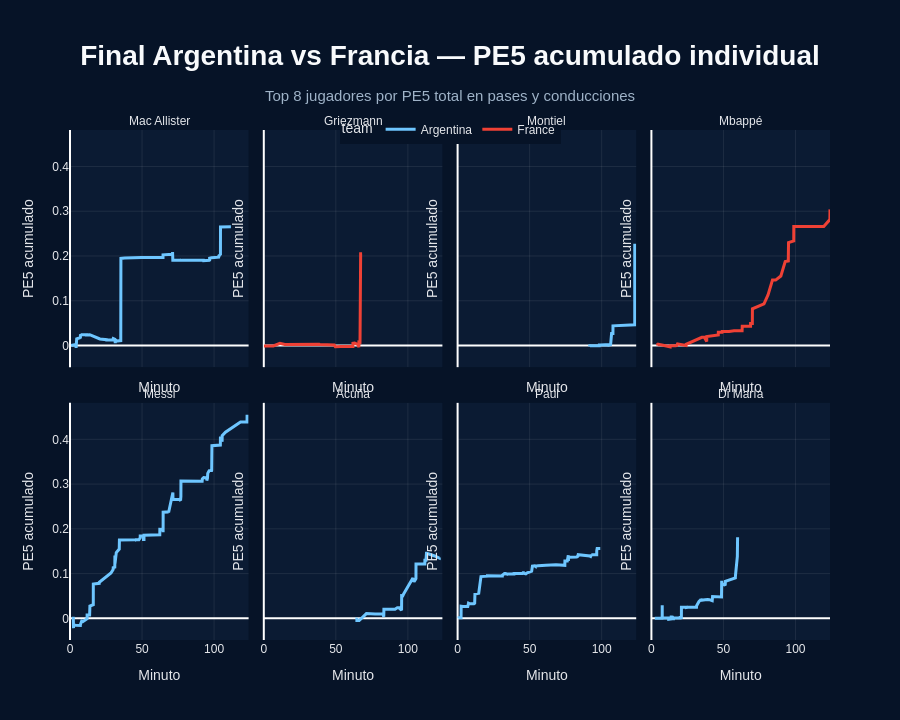

Notebook code for this chart:
### Code cell
df_player_line = df_final[
    df_final["team"].isin(["Argentina", "France"])
].copy()

df_player_line["second"] = df_player_line["second"].fillna(0)
df_player_line["minuto_juego"] = df_player_line["minute"] + df_player_line["second"] / 60
df_player_line["incremento_pe5"] = df_player_line["incremento_pe5"].fillna(0)
df_player_line["jugador_corto"] = df_player_line["player"].apply(nombre_corto_jugador)

top_players = (
    df_player_line
    .groupby(["player", "jugador_corto", "team"], as_index=False)
    .agg(pe5_total=("incremento_pe5", "sum"))
    .sort_values("pe5_total", ascending=False)
    .head(8))

df_player_line = df_player_line[
    df_player_line["player"].isin(top_players["player"])
].copy()

df_player_line = df_player_line.sort_values(["player", "minuto_juego"])

df_player_line["pe5_acumulado"] = (
    df_player_line
    .groupby("player")["incremento_pe5"]
    .cumsum())

colores_equipo = {
    "Argentina": "#6EC6FF",
    "France": "#EF4135"}

fig = px.line(
    df_player_line,
    x="minuto_juego",
    y="pe5_acumulado",
    facet_col="jugador_corto",
    facet_col_wrap=4,
    color="team",
    color_discrete_map=colores_equipo,
    title="Final Argentina vs Francia — PE5 acumulado individual")

fig.update_traces(line=dict(width=3))

fig.update_layout(
    title=dict(
        text="<b>Final Argentina vs Francia — PE5 acumulado individual</b><br>"
             "<span style='font-size:15px;color:#9FB3C8'>Top 8 jugadores por PE5 total en pases y conducciones</span>",
        x=0.5,
        xanchor="center",
        font=dict(size=28, color="#F8FAFC", family="Outfit, Arial, sans-serif")),
    paper_bgcolor="#061327",
    plot_bgcolor="#0B1B33",
    font=dict(color="#E5E7EB", family="Outfit, Arial, sans-serif"),
    height=720,
    margin=dict(l=70, r=70, t=130, b=80),
    legend=dict(
        orientation="h",
        y=1.03,
        x=0.5,
        xanchor="center"))

fig.update_xaxes(title_text="Minuto", gridcolor="rgba(255,255,255,0.08)")
fig.update_yaxes(title_text="PE5 acumulado", gridcolor="rgba(255,255,255,0.08)")

fig.for_each_annotation(lambda a: a.update(text=a.text.split("=")[-1]))

fig.show()

### Figure 1 — Plotly figure (JSON) as saved in the notebook; plotly's stock layout.template omitted (floating-point values rounded to 4 significant figures)
{"data": [{"hovertemplate": "team=Argentina<br>jugador_corto=Mac Allister<br>minuto_juego=%{x}<br>pe5_acumulado=%{y}<extra></extra>", "legendgroup": "Argentina", "line": {"color": "#6EC6FF", "dash": "solid", "width": 3}, "marker": {"symbol": "circle"}, "mode": "lines", "name": "Argentina", "orientation": "v", "showlegend": true, "type": "scatter", "x": [0.8, 2.233, 3.1, 4.05, 4.067, 4.25, 4.65, 7.217, 7.217, 7.25, 7.367, 7.383, 11.32, 11.33, 13.7, 14.68, 14.7, 14.8, 14.82, 20.75, 24.3, 24.32, 25.3, 25.33, 29.72, 30.02, 30.02, 31.13, 31.15, 31.42, 31.42, 31.5, 31.53, 32.2, 32.22, 32.68, 33.02, 33.03, 35.23, 35.33, 37.37, 37.4, 37.83, 49.7, 50.42, 50.45, 50.5, 62.25, 62.32, 64.5, 64.55, 64.57, 64.67, 66.25, 68.33, 71.1, 71.13, 71.18, 71.25, 71.37, 76.9, 76.93, 77.28, 77.35, 90.32, 90.38, 92.63, 92.65, 92.68, 92.72, 96.37, 96.38, 96.9, 96.9, 98.22, 98.6, 98.63, 101.3, 103.1, 103.2, 103.3, 103.3, 104.1, 104.2, 104.2, 104.3, 104.3, 104.4, 104.4, 105.5, 105.5, 111.6, 111.7], "xaxis": "x5", "y": [0.0, 0.001846, 0.001498, 0.001498, -0.002004, -0.00539, 0.01491, 0.01785, 0.01589, 0.02506, 0.01639, 0.02414, 0.02414, 0.02356, 0.02413, 0.02413, 0.02368, 0.02368, 0.02285, 0.01455, 0.01449, 0.01307, 0.01307, 0.01227, 0.0124, 0.01559, 0.01559, 0.01502, 0.01388, 0.005215, 0.005215, 0.005215, 0.01125, 0.01125, 0.01012, 0.01012, 0.01018, 0.01018, 0.01101, 0.1946, 0.196, 0.1954, 0.1954, 0.1968, 0.1968, 0.1973, 0.197, 0.1969, 0.1968, 0.1968, 0.1968, 0.2026, 0.2026, 0.2026, 0.203, 0.203, 0.2036, 0.2088, 0.1932, 0.1906, 0.1906, 0.1906, 0.1917, 0.1906, 0.1903, 0.1906, 0.1906, 0.1894, 0.1902, 0.1894, 0.1904, 0.1912, 0.1886, 0.1949, 0.196, 0.196, 0.1966, 0.1976, 0.1972, 0.1974, 0.2003, 0.2003, 0.201, 0.201, 0.2027, 0.2027, 0.2016, 0.2016, 0.265, 0.265, 0.2641, 0.2647, 0.2651], "yaxis": "y5"}, {"hovertemplate": "team=Argentina<br>jugador_corto=Montiel<br>minuto_juego=%{x}<br>pe5_acumulado=%{y}<extra></extra>", "legendgroup": "Argentina", "line": {"color": "#6EC6FF", "dash": "solid", "width": 3}, "marker": {"symbol": "circle"}, "mode": "lines", "name": "Argentina", "orientation": "v", "showlegend": false, "type": "scatter", "x": [91.25, 91.62, 91.8, 91.82, 98.35, 98.37, 99.13, 101.1, 102.5, 105.1, 105.1, 106.2, 106.2, 106.9, 107.8, 107.8, 118.1, 123.0, 123.0], "xaxis": "x7", "y": [0.001678, 0.0, -0.0008602, -0.0002683, -0.0002683, 0.0008689, 0.0008689, 0.001765, 0.001765, 0.001889, 0.001063, 0.001063, 0.002029, 0.02673, 0.02673, 0.04386, 0.04619, 0.04619, 0.2271], "yaxis": "y7"}, {"hovertemplate": "team=Argentina<br>jugador_corto=Messi<br>minuto_juego=%{x}<br>pe5_acumulado=%{y}<extra></extra>", "legendgroup": "Argentina", "line": {"color": "#6EC6FF", "dash": "solid", "width": 3}, "marker": {"symbol": "circle"}, "mode": "lines", "name": "Argentina", "orientation": "v", "showlegend": false, "type": "scatter", "x": [2.267, 2.267, 2.433, 2.45, 3.867, 3.867, 7.167, 7.183, 8.45, 8.517, 11.87, 11.88, 13.62, 13.82, 16.17, 16.18, 20.28, 20.33, 28.43, 29.93, 30.0, 31.0, 31.08, 31.12, 31.17, 31.23, 32.12, 34.13, 34.18, 34.3, 35.25, 35.25, 37.43, 39.18, 39.23, 44.92, 44.97, 45.0, 45.48, 45.53, 47.83, 48.73, 48.75, 50.2, 50.98, 51.0, 51.35, 51.37, 58.13, 59.83, 62.32, 62.35, 64.4, 64.43, 64.62, 64.65, 68.4, 68.43, 71.4, 71.48, 76.07, 76.07, 76.73, 76.78, 76.8, 76.97, 77.0, 77.63, 82.45, 83.85, 91.72, 91.83, 91.83, 92.8, 94.12, 94.92, 94.95, 95.4, 95.58, 96.58, 96.87, 96.88, 98.28, 98.33, 98.5, 98.52, 104.3, 104.4, 104.4, 104.4, 105.2, 105.6, 105.6, 107.9, 107.9, 118.3, 122.9, 122.9], "xaxis": "x", "y": [0.003714, 0.003714, -0.02186, -0.01436, -0.01525, -0.01525, -0.01582, -0.01453, -0.003123, -0.007897, -0.0008108, 0.007602, 0.007602, 0.02741, 0.03041, 0.07673, 0.07824, 0.08068, 0.1012, 0.1093, 0.1133, 0.1145, 0.1145, 0.1231, 0.1404, 0.1223, 0.1471, 0.153, 0.1547, 0.175, 0.1751, 0.1751, 0.176, 0.176, 0.1761, 0.1761, 0.1755, 0.1739, 0.1749, 0.1754, 0.1754, 0.18, 0.1841, 0.1846, 0.1846, 0.1759, 0.1759, 0.1859, 0.1859, 0.1862, 0.1868, 0.1989, 0.1984, 0.1986, 0.1925, 0.2373, 0.2379, 0.2365, 0.2813, 0.2654, 0.2654, 0.2654, 0.2631, 0.2631, 0.2662, 0.2724, 0.3071, 0.3071, 0.3057, 0.3057, 0.3065, 0.3113, 0.3113, 0.3145, 0.3141, 0.3141, 0.3078, 0.3129, 0.3239, 0.3314, 0.3314, 0.3303, 0.3303, 0.3307, 0.3858, 0.3861, 0.3873, 0.4033, 0.4036, 0.4036, 0.4037, 0.3946, 0.4083, 0.4158, 0.4158, 0.4386, 0.4387, 0.455], "yaxis": "y"}, {"hovertemplate": "team=Argentina<br>jugador_corto=Acuña<br>minuto_juego=%{x}<br>pe5_acumulado=%{y}<extra></extra>", "legendgroup": "Argentina", "line": {"color": "#6EC6FF", "dash": "solid", "width": 3}, "marker": {"symbol": "circle"}, "mode": "lines", "name": "Argentina", "orientation": "v", "showlegend": false, "type": "scatter", "x": [64.45, 64.48, 64.58, 64.6, 66.17, 71.22, 71.22, 77.27, 82.63, 83.27, 83.35, 91.07, 91.1, 92.0, 92.37, 92.67, 94.33, 94.35, 94.42, 95.62, 95.68, 96.42, 96.43, 96.95, 103.5, 104.3, 105.4, 105.6, 105.6, 111.8, 111.8, 112.5, 112.9, 113.0, 113.1, 118.6, 121.5, 121.6, 121.6, 121.7, 121.8, 121.8], "xaxis": "x2", "y": [0.0, 0.0007597, 0.0007597, -0.005021, -0.005021, 0.01059, 0.01059, 0.009779, 0.009779, 0.003455, 0.02056, 0.02048, 0.02064, 0.02318, 0.02318, 0.02376, 0.02376, 0.02333, 0.02149, 0.0183, 0.05056, 0.05029, 0.05382, 0.05383, 0.09, 0.08175, 0.08769, 0.08889, 0.1213, 0.1213, 0.1299, 0.1299, 0.1455, 0.1455, 0.1455, 0.1394, 0.1358, 0.1346, 0.1346, 0.1346, 0.1346, 0.1363], "yaxis": "y2"}, {"hovertemplate": "team=Argentina<br>jugador_corto=Paul<br>minuto_juego=%{x}<br>pe5_acumulado=%{y}<extra></extra>", "legendgroup": "Argentina", "line": {"color": "#6EC6FF", "dash": "solid", "width": 3}, "marker": {"symbol": "circle"}, "mode": "lines", "name": "Argentina", "orientation": "v", "showlegend": false, "type": "scatter", "x": [0.2833, 0.5167, 2.4, 2.417, 2.467, 3.65, 7.067, 7.567, 8.417, 8.533, 11.3, 11.83, 11.85, 12.03, 12.03, 14.62, 14.67, 16.22, 19.72, 19.82, 19.83, 20.1, 20.12, 20.42, 20.43, 20.65, 20.67, 30.95, 30.95, 30.98, 31.05, 31.07, 32.33, 32.53, 33.37, 33.42, 33.65, 33.67, 33.93, 33.95, 34.08, 34.1, 37.45, 37.47, 38.27, 38.28, 39.15, 39.17, 39.77, 39.83, 39.87, 40.03, 40.05, 45.05, 45.07, 45.4, 45.42, 45.63, 45.65, 47.33, 48.32, 51.4, 51.93, 53.45, 53.47, 54.1, 54.13, 54.18, 55.88, 57.43, 61.18, 61.25, 68.27, 74.42, 74.48, 76.12, 76.82, 76.9, 77.02, 77.42, 77.53, 77.55, 77.62, 77.62, 79.85, 82.5, 83.12, 83.17, 83.55, 83.75, 83.78, 91.85, 91.88, 92.32, 92.33, 92.73, 92.77, 92.82, 95.3, 95.32, 96.55, 96.57, 96.62, 96.63, 96.82, 96.85, 98.65, 98.98, 99.0], "xaxis": "x3", "y": [0.0, 0.001597, 0.001597, 0.02717, 0.02717, 0.02653, 0.02653, 0.03403, 0.03256, 0.03256, 0.03243, 0.03302, 0.03382, 0.05412, 0.05412, 0.05511, 0.05619, 0.09337, 0.09367, 0.09367, 0.09398, 0.09398, 0.09339, 0.09339, 0.09435, 0.09435, 0.09513, 0.09513, 0.09456, 0.09482, 0.09482, 0.09636, 0.1002, 0.1002, 0.1002, 0.09985, 0.09985, 0.09942, 0.09942, 0.1003, 0.101, 0.09936, 0.09936, 0.09929, 0.09896, 0.09922, 0.09922, 0.1002, 0.1, 0.09907, 0.09907, 0.09907, 0.1002, 0.1002, 0.1013, 0.1013, 0.1019, 0.1019, 0.1009, 0.09927, 0.1016, 0.1053, 0.1168, 0.1172, 0.1173, 0.1157, 0.1169, 0.1169, 0.1175, 0.1175, 0.1186, 0.1186, 0.1196, 0.1185, 0.1279, 0.1279, 0.1408, 0.1285, 0.1369, 0.1367, 0.1367, 0.1364, 0.1359, 0.1368, 0.1373, 0.1371, 0.1376, 0.1411, 0.1411, 0.1411, 0.1422, 0.1392, 0.1383, 0.1383, 0.1383, 0.1413, 0.1433, 0.1424, 0.1424, 0.1424, 0.1424, 0.151, 0.151, 0.152, 0.152, 0.1561, 0.1561, 0.1561, 0.1561], "yaxis": "y3"}, {"hovertemplate": "team=Argentina<br>jugador_corto=Di María<br>minuto_juego=%{x}<br>pe5_acumulado=%{y}<extra></extra>", "legendgroup": "Argentina", "line": {"color": "#6EC6FF", "dash": "solid", "width": 3}, "marker": {"symbol": "circle"}, "mode": "lines", "name": "Argentina", "orientation": "v", "showlegend": false, "type": "scatter", "x": [2.35, 4.0, 4.017, 4.1, 7.3, 7.367, 7.5, 7.517, 7.533, 11.35, 11.92, 11.98, 12.02, 13.72, 13.78, 13.8, 14.72, 14.73, 15.05, 15.07, 15.38, 15.45, 19.95, 19.98, 20.82, 20.85, 24.25, 24.27, 25.4, 25.47, 31.3, 31.38, 32.65, 32.65, 33.05, 34.23, 34.28, 34.52, 34.57, 37.32, 38.2, 39.1, 40.15, 41.45, 42.2, 42.45, 45.15, 45.18, 48.55, 48.65, 48.78, 48.8, 50.93, 51.22, 51.32, 58.27, 58.3, 59.65, 59.82], "xaxis": "x4", "y": [0.0, 0.0, 0.0, 0.0, 0.0, 0.0, 0.006324, 0.02907, 0.00131, 0.001032, 0.001032, 0.001032, -0.002157, -0.00125, 0.006496, 0.002206, 0.002206, 0.0005375, 0.0005375, -0.0006691, -0.0006691, 0.0006918, 0.0006918, 0.002053, 0.002053, 0.0248, 0.0248, 0.02428, 0.02471, 0.02471, 0.0247, 0.0282, 0.0377, 0.0377, 0.0377, 0.0412, 0.0438, 0.04041, 0.04033, 0.04148, 0.04218, 0.04218, 0.04175, 0.03981, 0.03955, 0.04883, 0.04837, 0.04852, 0.04776, 0.04776, 0.08393, 0.07784, 0.07431, 0.07349, 0.08263, 0.09038, 0.09389, 0.1382, 0.1814], "yaxis": "y4"}, {"hovertemplate": "team=France<br>jugador_corto=Griezmann<br>minuto_juego=%{x}<br>pe5_acumulado=%{y}<extra></extra>", "legendgroup": "France", "line": {"color": "#EF4135", "dash": "solid", "width": 3}, "marker": {"symbol": "circle"}, "mode": "lines", "name": "France", "orientation": "v", "showlegend": true, "type": "scatter", "x": [0.0, 3.083, 4.6, 6.567, 6.6, 11.22, 12.82, 12.82, 14.57, 38.37, 38.8, 48.9, 49.02, 49.15, 49.5, 49.53, 49.63, 53.63, 61.85, 61.87, 62.57, 63.0, 63.02, 65.45, 65.92, 66.0, 66.02, 66.67, 66.67, 66.75, 66.75, 66.78, 66.78, 67.22, 68.2], "xaxis": "x6", "y": [-0.001336, -0.001336, -0.001336, -0.000679, -0.001061, 0.00484, 0.003945, 0.003945, 0.002441, 0.003015, 0.002119, 0.001061, -0.0005174, -0.0003823, -0.0003823, -0.001792, -0.002598, -0.00233, -0.00233, 0.004944, 0.00492, 0.00465, 0.005557, 0.002136, -0.003787, -0.003787, 0.007681, 0.007336, 0.007336, 0.007133, 0.007133, 0.0106, 0.0106, 0.2047, 0.2047], "yaxis": "y6"}, {"hovertemplate": "team=France<br>jugador_corto=Mbappé<br>minuto_juego=%{x}<br>pe5_acumulado=%{y}<extra></extra>", "legendgroup": "France", "line": {"color": "#EF4135", "dash": "solid", "width": 3}, "marker": {"symbol": "circle"}, "mode": "lines", "name": "France", "orientation": "v", "showlegend": false, "type": "scatter", "x": [4.317, 4.333, 5.017, 5.05, 13.03, 13.12, 17.37, 17.38, 18.13, 24.05, 24.1, 35.05, 36.95, 37.0, 38.4, 38.43, 46.42, 46.45, 49.03, 49.05, 49.12, 53.9, 57.37, 62.95, 62.98, 63.05, 68.18, 68.18, 68.82, 68.83, 69.1, 69.1, 70.05, 70.12, 78.13, 78.13, 80.93, 84.02, 86.22, 86.25, 89.83, 92.87, 95.02, 95.05, 95.15, 95.17, 95.17, 98.8, 98.82, 115.6, 119.6, 123.8, 123.9, 124.0], "xaxis": "x8", "y": [0.0, 0.001477, 0.001477, 0.002838, -0.002943, -0.0003505, -0.0003505, -0.001637, 0.003527, 0.0001406, 0.002678, 0.01827, 0.01832, 0.0165, 0.008756, 0.02001, 0.0234, 0.02944, 0.02944, 0.03104, 0.03131, 0.03131, 0.03318, 0.03318, 0.03338, 0.04281, 0.04306, 0.04306, 0.04306, 0.04913, 0.04913, 0.04913, 0.04913, 0.08211, 0.09282, 0.09282, 0.1131, 0.1461, 0.1461, 0.1461, 0.1552, 0.1876, 0.1889, 0.201, 0.23, 0.23, 0.23, 0.2335, 0.2658, 0.2658, 0.2658, 0.2814, 0.2814, 0.3041], "yaxis": "y8"}], "layout": {"annotations": [{"font": {}, "showarrow": false, "text": "Messi", "x": 0.1175, "xanchor": "center", "xref": "paper", "y": 0.465, "yanchor": "bottom", "yref": "paper"}, {"font": {}, "showarrow": false, "text": "Acuña", "x": 0.3725, "xanchor": "center", "xref": "paper", "y": 0.465, "yanchor": "bottom", "yref": "paper"}, {"font": {}, "showarrow": false, "text": "Paul", "x": 0.6275, "xanchor": "center", "xref": "paper", "y": 0.465, "yanchor": "bottom", "yref": "paper"}, {"font": {}, "showarrow": false, "text": "Di María", "x": 0.8825, "xanchor": "center", "xref": "paper", "y": 0.465, "yanchor": "bottom", "yref": "paper"}, {"font": {}, "showarrow": false, "text": "Mac Allister", "x": 0.1175, "xanchor": "center", "xref": "paper", "y": 1.0, "yanchor": "bottom", "yref": "paper"}, {"font": {}, "showarrow": false, "text": "Griezmann", "x": 0.3725, "xanchor": "center", "xref": "paper", "y": 1.0, "yanchor": "bottom", "yref": "paper"}, {"font": {}, "showarrow": false, "text": "Montiel", "x": 0.6275, "xanchor": "center", "xref": "paper", "y": 1.0, "yanchor": "bottom", "yref": "paper"}, {"font": {}, "showarrow": false, "text": "Mbappé", "x": 0.8825, "xanchor": "center", "xref": "paper", "y": 1.0, "yanchor": "bottom", "yref": "paper"}], "font": {"color": "#E5E7EB", "family": "Outfit, Arial, sans-serif"}, "height": 720, "legend": {"orientation": "h", "title": {"text": "team"}, "tracegroupgap": 0, "x": 0.5, "xanchor": "center", "y": 1.03}, "margin": {"b": 80, "l": 70, "r": 70, "t": 130}, "paper_bgcolor": "#061327", "plot_bgcolor": "#0B1B33", "title": {"font": {"color": "#F8FAFC", "family": "Outfit, Arial, sans-serif", "size": 28}, "text": "<b>Final Argentina vs Francia — PE5 acumulado individual</b><br><span style='font-size:15px;color:#9FB3C8'>Top 8 jugadores por PE5 total en pases y conducciones</span>", "x": 0.5, "xanchor": "center"}, "xaxis": {"anchor": "y", "domain": [0, 0.235], "gridcolor": "rgba(255,255,255,0.08)", "title": {"text": "Minuto"}}, "xaxis2": {"anchor": "y2", "domain": [0.255, 0.49], "gridcolor": "rgba(255,255,255,0.08)", "matches": "x", "title": {"text": "Minuto"}}, "xaxis3": {"anchor": "y3", "domain": [0.51, 0.745], "gridcolor": "rgba(255,255,255,0.08)", "matches": "x", "title": {"text": "Minuto"}}, "xaxis4": {"anchor": "y4", "domain": [0.765, 1.0], "gridcolor": "rgba(255,255,255,0.08)", "matches": "x", "title": {"text": "Minuto"}}, "xaxis5": {"anchor": "y5", "domain": [0, 0.235], "gridcolor": "rgba(255,255,255,0.08)", "matches": "x", "showticklabels": false, "title": {"text": "Minuto"}}, "xaxis6": {"anchor": "y6", "domain": [0.255, 0.49], "gridcolor": "rgba(255,255,255,0.08)", "matches": "x", "showticklabels": false, "title": {"text": "Minuto"}}, "xaxis7": {"anchor": "y7", "domain": [0.51, 0.745], "gridcolor": "rgba(255,255,255,0.08)", "matches": "x", "showticklabels": false, "title": {"text": "Minuto"}}, "xaxis8": {"anchor": "y8", "domain": [0.765, 1.0], "gridcolor": "rgba(255,255,255,0.08)", "matches": "x", "showticklabels": false, "title": {"text": "Minuto"}}, "yaxis": {"anchor": "x", "domain": [0, 0.465], "gridcolor": "rgba(255,255,255,0.08)", "title": {"text": "PE5 acumulado"}}, "yaxis2": {"anchor": "x2", "domain": [0, 0.465], "gridcolor": "rgba(255,255,255,0.08)", "matches": "y", "showticklabels": false, "title": {"text": "PE5 acumulado"}}, "yaxis3": {"anchor": "x3", "domain": [0, 0.465], "gridcolor": "rgba(255,255,255,0.08)", "matches": "y", "showticklabels": false, "title": {"text": "PE5 acumulado"}}, "yaxis4": {"anchor": "x4", "domain": [0, 0.465], "gridcolor": "rgba(255,255,255,0.08)", "matches": "y", "showticklabels": false, "title": {"text": "PE5 acumulado"}}, "yaxis5": {"anchor": "x5", "domain": [0.535, 1.0], "gridcolor": "rgba(255,255,255,0.08)", "matches": "y", "title": {"text": "PE5 acumulado"}}, "yaxis6": {"anchor": "x6", "domain": [0.535, 1.0], "gridcolor": "rgba(255,255,255,0.08)", "matches": "y", "showticklabels": false, "title": {"text": "PE5 acumulado"}}, "yaxis7": {"anchor": "x7", "domain": [0.535, 1.0], "gridcolor": "rgba(255,255,255,0.08)", "matches": "y", "showticklabels": false, "title": {"text": "PE5 acumulado"}}, "yaxis8": {"anchor": "x8", "domain": [0.535, 1.0], "gridcolor": "rgba(255,255,255,0.08)", "matches": "y", "showticklabels": false, "title": {"text": "PE5 acumulado"}}}}
